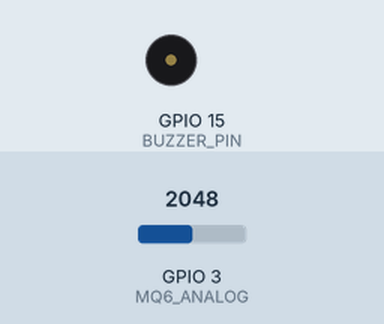
This sketch was run on a simulated ESP32. On the bench: buzzer (waves = sounding, pin HIGH). The test bench sets the inputs (shaded band); at power-on: GPIO 3 (MQ6_ANALOG) = 2048. WiFi joins after 1.5 s; servers stay silent unless stated; what the sketch prints to the serial monitor is not drawn.

Above: at 0.1 s.
At 22.9 s:
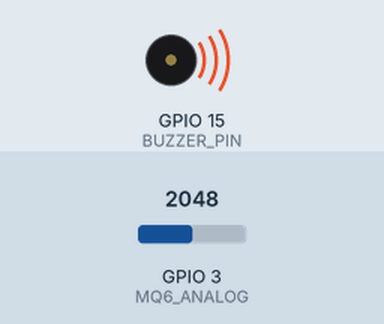
Timing chart, 0 to 24.4 s (numbered marks = the images above):
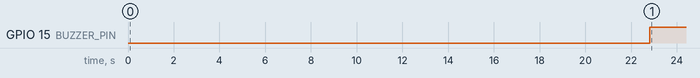

The sketch:

GasLeakageAlert.ino
```cpp
#define BLYNK_PRINT Serial
#define BLYNK_TEMPLATE_ID "TMPL3dnynSrcf"
#define BLYNK_TEMPLATE_NAME "Gas detection sensor"
#define BLYNK_AUTH_TOKEN "K_aBCQkrF22mqGM2K9luOCo_pUi3It67"

#include <WiFi.h>
#include <WiFiClient.h>
#include <BlynkSimpleEsp32.h>

#define MQ6_ANALOG 3
#define BUZZER_PIN 15
int threshold = 1000;

char ssid[] = "Kumaran";
char pass[] = "Kumaran@2007";

unsigned long lastRead = 0;
const unsigned long readInterval = 1000; // 1 second
bool buzzerState = false;

BlynkTimer timer;

void readGasSensor() {
  int gasValue = analogRead(MQ6_ANALOG);
  Serial.print("Gas Value: ");
  Serial.println(gasValue);

  // Send value to Blynk
  Blynk.virtualWrite(V0, gasValue);

  // Trigger buzzer if threshold crossed
  if (gasValue > threshold) {
    if (!buzzerState) {
      Serial.println("⚠️ Gas Detected!");
      digitalWrite(BUZZER_PIN, HIGH);
      buzzerState = true;
      Blynk.logEvent("gas_detected", String("Gas detected!"));
    }
  } else {
    digitalWrite(BUZZER_PIN, LOW);
    buzzerState = false;
  }
}

// Allow threshold control from app slider
BLYNK_WRITE(V1) {
  threshold = param.asInt();
  Serial.print("Threshold set to: ");
  Serial.println(threshold);
}

void setup() {
  Serial.begin(115200);
  pinMode(MQ6_ANALOG, INPUT);
  pinMode(BUZZER_PIN, OUTPUT);
  digitalWrite(BUZZER_PIN, LOW);

  Serial.println("Warming up sensor...");
  delay(20000); // 20 s preheat is usually enough
  Serial.println("Connecting...");

  WiFi.begin(ssid, pass);
  while (WiFi.status() != WL_CONNECTED) {
    delay(500);
    Serial.print(".");
  }
  Serial.println("\nWiFi connected!");
  Serial.println(WiFi.localIP());

  Blynk.config(BLYNK_AUTH_TOKEN);
  Blynk.connect();

  timer.setInterval(readInterval, readGasSensor);
}

void loop() {
  Blynk.run();
  timer.run();
}
```

Measured:
- by itself, GPIO 15 (BUZZER_PIN): LOW → HIGH at 22.8 s
